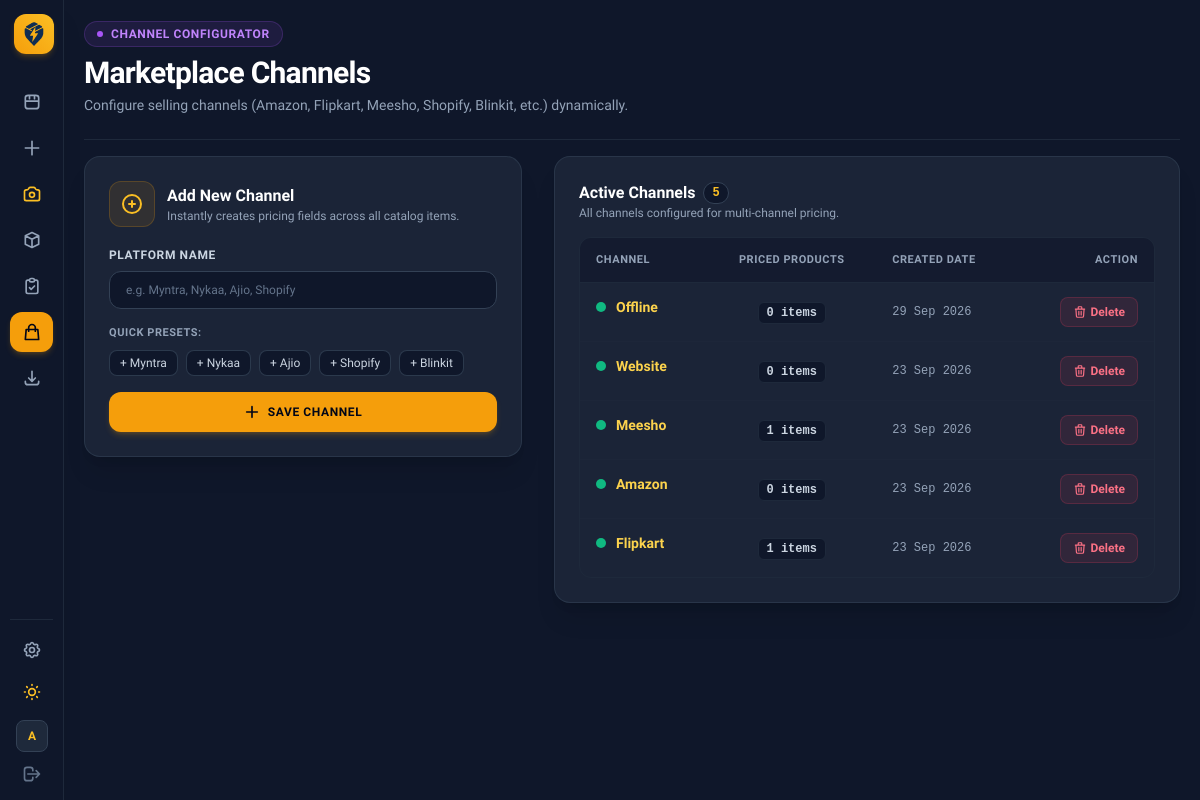
/platforms/ (signed in), run on the app's committed database.
### sku_manager/models.py (models this page shows, shortened)
class Platform(models.Model):
    name = models.CharField(max_length=50, unique=True)
    created_at = models.DateTimeField(auto_now_add=True)

### sku_manager/views.py (the view)
# urls.py: path('platforms/', views.platform_manager, name='platform_manager'),
@login_required(login_url='login')
def platform_manager(request):
    get_or_seed_platforms()
    if request.method == 'POST':
        name = request.POST.get('platform_name', '').strip()
        if name:
            Platform.objects.get_or_create(name=name)
            messages.success(request, f"Platform '{name}' saved.")
        return redirect('platform_manager')
    platforms = Platform.objects.annotate(linked_products=Count('platformprice')).order_by('-id')
    return render(request, 'sku_manager/platforms.html', {'platforms': platforms, 'active_page': 'platforms'})

### sku_manager/views.py (called while the page is built)
def get_or_seed_platforms():
    if not Platform.objects.exists():
        for name in DEFAULT_PLATFORMS:
            Platform.objects.get_or_create(name=name)
    return Platform.objects.all().order_by('id')

### templates/sku_manager/platforms.html (shortened to what this page needs)
{% extends "sku_manager/base.html" %}
{% block content %}
<header class="flex flex-col sm:flex-row sm:items-center justify-between border-b border-slate-200 dark:border-slate-800 pb-6 gap-4">
  <div>
    <div class="inline-flex items-center gap-2 px-3 py-1 rounded-full bg-purple-500/10 text-purple-600 dark:text-purple-400 border border-purple-500/20 text-xs font-semibold uppercase tracking-wider mb-2">
      <span class="w-1.5 h-1.5 rounded-full bg-purple-500 animate-pulse"></span>
      Channel Configurator
    </div>
    <h1 class="text-3xl font-extrabold tracking-tight text-slate-900 dark:text-white">Marketplace Channels</h1>
    <p class="text-slate-500 dark:text-slate-400 text-sm mt-1">Configure selling channels (Amazon, Flipkart, Meesho, Shopify, Blinkit, etc.) dynamically.</p>
  </div>
</header>
<div class="grid grid-cols-1 lg:grid-cols-12 gap-8 items-start">
  <div class="lg:col-span-5 bg-white dark:bg-slate-800/80 border border-slate-200 dark:border-slate-700/60 rounded-2xl p-6 shadow-sm dark:shadow-xl space-y-5">
    <div class="flex items-center gap-3">
      <div class="p-2.5 bg-amber-500/10 text-amber-600 dark:text-amber-400 border border-amber-500/20 rounded-xl">
        <svg class="w-6 h-6" fill="none" stroke="currentColor" viewBox="0 0 24 24"><path stroke-linecap="round" stroke-linejoin="round" stroke-width="2" d="M12 9v3m0 0v3m0-3h3m-3 0H9m12 0a9 9 0 11-18 0 9 9 0 0118 0z"></path></svg>
      </div>
      <div>
        <h2 class="text-base font-bold text-slate-900 dark:text-white">Add New Channel</h2>
        <p class="text-xs text-slate-500 dark:text-slate-400">Instantly creates pricing fields across all catalog items.</p>
      </div>
    </div>
    <form method="POST" action="{% url 'platform_manager' %}" class="space-y-4">
      <div>
        <label class="block text-xs font-semibold text-slate-700 dark:text-slate-300 uppercase tracking-wider mb-2">Platform Name</label>
        <input type="text" name="platform_name" required placeholder="e.g. Myntra, Nykaa, Ajio, Shopify"
          class="w-full bg-slate-50 dark:bg-slate-900 border border-slate-300 dark:border-slate-700 rounded-xl px-4 py-2.5 text-xs text-slate-900 dark:text-white placeholder-slate-400 dark:placeholder-slate-500 focus:outline-none focus:border-amber-500 transition">
      </div>
      <div>
        <span class="block text-[11px] text-slate-500 dark:text-slate-400 font-semibold uppercase tracking-wider mb-2">Quick Presets:</span>
        <div class="flex flex-wrap gap-2 text-xs">
          <button type="button" onclick="setPreset('Myntra')" class="bg-slate-100 hover:bg-slate-200 dark:bg-slate-900 dark:hover:bg-slate-800 text-slate-700 dark:text-slate-300 border border-slate-200 dark:border-slate-700/80 px-2.5 py-1 rounded-lg transition font-medium">+ Myntra</button>
          <button type="button" onclick="setPreset('Nykaa')" class="bg-slate-100 hover:bg-slate-200 dark:bg-slate-900 dark:hover:bg-slate-800 text-slate-700 dark:text-slate-300 border border-slate-200 dark:border-slate-700/80 px-2.5 py-1 rounded-lg transition font-medium">+ Nykaa</button>
          <button type="button" onclick="setPreset('Ajio')" class="bg-slate-100 hover:bg-slate-200 dark:bg-slate-900 dark:hover:bg-slate-800 text-slate-700 dark:text-slate-300 border border-slate-200 dark:border-slate-700/80 px-2.5 py-1 rounded-lg transition font-medium">+ Ajio</button>
          <button type="button" onclick="setPreset('Shopify')" class="bg-slate-100 hover:bg-slate-200 dark:bg-slate-900 dark:hover:bg-slate-800 text-slate-700 dark:text-slate-300 border border-slate-200 dark:border-slate-700/80 px-2.5 py-1 rounded-lg transition font-medium">+ Shopify</button>
          <button type="button" onclick="setPreset('Blinkit')" class="bg-slate-100 hover:bg-slate-200 dark:bg-slate-900 dark:hover:bg-slate-800 text-slate-700 dark:text-slate-300 border border-slate-200 dark:border-slate-700/80 px-2.5 py-1 rounded-lg transition font-medium">+ Blinkit</button>
        </div>
      </div>
      <button type="submit" class="w-full bg-amber-500 hover:bg-amber-400 active:bg-amber-600 text-slate-950 font-bold py-3 px-4 rounded-xl transition flex items-center justify-center gap-2 shadow-md shadow-amber-500/20 text-xs uppercase tracking-wider">
        <svg class="w-4 h-4" fill="none" stroke="currentColor" viewBox="0 0 24 24"><path stroke-linecap="round" stroke-linejoin="round" stroke-width="2.5" d="M12 4v16m8-8H4"></path></svg>
        Save Channel
      </button>
    </form>
  </div>
  <div class="lg:col-span-7 bg-white dark:bg-slate-800/80 border border-slate-200 dark:border-slate-700/60 rounded-2xl p-6 shadow-sm dark:shadow-xl space-y-4">
    <div class="flex items-center justify-between">
      <div>
        <h2 class="text-base font-bold text-slate-900 dark:text-white flex items-center gap-2">
          <span>Active Channels</span>
          <span class="text-xs px-2 py-0.5 rounded-full bg-slate-100 dark:bg-slate-900 border border-slate-200 dark:border-slate-700 text-amber-600 dark:text-amber-400 font-mono font-bold">{{ platforms.count }}</span>
        </h2>
        <p class="text-xs text-slate-500 dark:text-slate-400">All channels configured for multi-channel pricing.</p>
      </div>
    </div>
    <div class="overflow-x-auto rounded-xl border border-slate-200 dark:border-slate-800">
      <table class="w-full text-left text-sm text-slate-700 dark:text-slate-300">
        <thead class="bg-slate-50 dark:bg-slate-900/60 text-[11px] uppercase tracking-wider text-slate-500 dark:text-slate-400 border-b border-slate-200 dark:border-slate-800">
          <tr>
            <th class="py-3 px-4 font-semibold">Channel</th>
            <th class="py-3 px-4 font-semibold text-center">Priced Products</th>
            <th class="py-3 px-4 font-semibold">Created Date</th>
            <th class="py-3 px-4 text-right font-semibold">Action</th>
          </tr>
        </thead>
        <tbody class="divide-y divide-slate-100 dark:divide-slate-800/60">
          {% for platform in platforms %}
            <tr class="hover:bg-slate-50 dark:hover:bg-slate-800/40 transition">
              <td class="py-3.5 px-4 font-semibold text-slate-900 dark:text-white flex items-center gap-2.5">
                <span class="w-2.5 h-2.5 rounded-full bg-emerald-500"></span>
                <span class="text-sm font-bold text-amber-600 dark:text-amber-300">{{ platform.name }}</span>
              </td>
              <td class="py-3.5 px-4 text-center">
                <span class="inline-flex items-center px-2 py-0.5 rounded-md text-xs font-mono font-bold bg-slate-100 dark:bg-slate-900 border border-slate-200 dark:border-slate-800 text-slate-700 dark:text-slate-300">
                  {{ platform.linked_products }} items
                </span>
              </td>
              <td class="py-3.5 px-4 text-xs text-slate-500 dark:text-slate-400 font-mono">
                {{ platform.created_at|date:"d M Y" }}
              </td>
              <td class="py-3.5 px-4 text-right">
                <a href="{% url 'platform_delete' platform.pk %}"
                   onclick="return confirm('Delete \'{{ platform.name }}\'? It will also remove {{ platform.name }} rates from all items.')"
                   class="text-xs bg-rose-500/10 hover:bg-rose-500/20 text-rose-600 dark:text-rose-400 border border-rose-500/20 px-3 py-1.5 rounded-lg transition inline-flex items-center gap-1 font-semibold">
                  <svg class="w-3.5 h-3.5" fill="none" stroke="currentColor" viewBox="0 0 24 24"><path stroke-linecap="round" stroke-linejoin="round" stroke-width="2" d="M19 7l-.867 12.142A2 2 0 0116.138 21H7.862a2 2 0 01-1.995-1.858L5 7m5 4v6m4-6v6m1-10V4a1 1 0 00-1-1h-4a1 1 0 00-1 1v3M4 7h16"></path></svg>
                  Delete
                </a>
              </td>
            </tr>
          {% empty %}
            <tr>
              <td colspan="4" class="text-center py-10 text-slate-400 dark:text-slate-500 text-xs">
                No marketplace channels added yet.
              </td>
            </tr>
          {% endfor %}
        </tbody>
      </table>
    </div>
  </div>
</div>
{% endblock %}

### templates/sku_manager/base.html (shortened to what this page needs)
{% load static %}
<!DOCTYPE html>
<html lang="en" class="dark">
<head>
  <script src="https://cdn.tailwindcss.com"></script>
</head>
<body class="bg-slate-100 text-slate-800 dark:bg-slate-900 dark:text-slate-100 min-h-screen flex antialiased transition-colors duration-200">
  <aside class="group fixed left-0 top-0 z-40 h-screen w-16 hover:w-60 transition-all duration-300 ease-in-out bg-white border-r border-slate-200 dark:bg-slate-900 dark:border-slate-800 flex flex-col justify-between p-2.5 shadow-xl overflow-hidden">
    <div class="space-y-6">
      <a href="{% url 'inventory_list' %}" class="flex items-center gap-3 px-1 py-1">
        <div class="w-10 h-10 min-w-[40px] rounded-xl bg-gradient-to-tr from-amber-500 to-amber-400 flex items-center justify-center shadow-md shadow-amber-500/20 text-slate-950">
          <img src="{% static 'tatkal-pick-icon.svg' %}" class="w-7 h-7 object-contain" alt="Tatkal Pick">
        </div>
      </a>
      <nav class="space-y-1.5">
        <a href="{% url 'inventory_list' %}" title="Inventory"
          class="flex items-center gap-3.5 px-3 py-2.5 rounded-xl transition {% if active_page == 'inventory' %}bg-amber-500 text-slate-950 font-bold shadow-md shadow-amber-500/20{% else %}text-slate-600 dark:text-slate-400 hover:bg-slate-100 dark:hover:bg-slate-800 dark:hover:text-white{% endif %}">
          <svg class="w-5 h-5 min-w-[20px]" fill="none" stroke="currentColor" viewBox="0 0 24 24"><path stroke-linecap="round" stroke-linejoin="round" stroke-width="2" d="M4 7v10c0 2 1.5 3 3.5 3h9c2 0 3.5-1 3.5-3V7c0-2-1.5-3-3.5-3h-9C5.5 4 4 5 4 7zm0 4h16M9 4v4m6-4v4"></path></svg>
        </a>
        <a href="{% url 'product_master' %}" title="Add Products & Catalog"
          class="flex items-center gap-3.5 px-3 py-2.5 rounded-xl transition {% if active_page == 'products' %}bg-amber-500 text-slate-950 font-bold shadow-md shadow-amber-500/20{% else %}text-slate-600 dark:text-slate-400 hover:bg-slate-100 dark:hover:bg-slate-800 dark:hover:text-white{% endif %}">
          <svg class="w-5 h-5 min-w-[20px]" fill="none" stroke="currentColor" viewBox="0 0 24 24"><path stroke-linecap="round" stroke-linejoin="round" stroke-width="2" d="M12 4v16m8-8H4"></path></svg>
        </a>
        <a href="{% url 'sku_scanner' %}" title="Camera Scanner"
          class="flex items-center gap-3.5 px-3 py-2.5 rounded-xl transition {% if active_page == 'scanner' %}bg-amber-500 text-slate-950 font-bold shadow-md shadow-amber-500/20{% else %}text-amber-600 dark:text-amber-400 hover:bg-slate-100 dark:hover:bg-slate-800{% endif %}">
        </a>
        <a href="{% url 'box_manager' %}" title="Storage Boxes"
          class="flex items-center gap-3.5 px-3 py-2.5 rounded-xl transition {% if active_page == 'boxes' %}bg-amber-500 text-slate-950 font-bold shadow-md shadow-amber-500/20{% else %}text-slate-600 dark:text-slate-400 hover:bg-slate-100 dark:hover:bg-slate-800 dark:hover:text-white{% endif %}">
          <svg class="w-5 h-5 min-w-[20px]" fill="none" stroke="currentColor" viewBox="0 0 24 24"><path stroke-linecap="round" stroke-linejoin="round" stroke-width="2" d="M20 7l-8-4-8 4m16 0l-8 4m8-4v10l-8 4m0-10L4 7m8 4v10M4 7v10l8 4"></path></svg>
        </a>
        <a href="{% url 'dispatch_logs' %}" title="Dispatch Logs"
          class="flex items-center gap-3.5 px-3 py-2.5 rounded-xl transition {% if active_page == 'dispatch_logs' %}bg-amber-500 text-slate-950 font-bold shadow-md shadow-amber-500/20{% else %}text-slate-600 dark:text-slate-400 hover:bg-slate-100 dark:hover:bg-slate-800 dark:hover:text-white{% endif %}">
          <svg class="w-5 h-5 min-w-[20px]" fill="none" stroke="currentColor" viewBox="0 0 24 24"><path stroke-linecap="round" stroke-linejoin="round" stroke-width="2" d="M9 5H7a2 2 0 00-2 2v12a2 2 0 002 2h10a2 2 0 002-2V7a2 2 0 00-2-2h-2M9 5a2 2 0 002 2h2a2 2 0 002-2M9 5a2 2 0 012-2h2a2 2 0 012 2m-6 9l2 2 4-4"></path></svg>
        </a>
        <a href="{% url 'platform_manager' %}" title="Marketplace Channels"
          class="flex items-center gap-3.5 px-3 py-2.5 rounded-xl transition {% if active_page == 'platforms' %}bg-amber-500 text-slate-950 font-bold shadow-md shadow-amber-500/20{% else %}text-slate-600 dark:text-slate-400 hover:bg-slate-100 dark:hover:bg-slate-800 dark:hover:text-white{% endif %}">
          <svg class="w-5 h-5 min-w-[20px]" fill="none" stroke="currentColor" viewBox="0 0 24 24"><path stroke-linecap="round" stroke-linejoin="round" stroke-width="2" d="M16 11V7a4 4 0 00-8 0v4M5 9h14l1 12H4L5 9z"></path></svg>
        </a>
        <a href="{% url 'sku_export_csv' %}" title="Export CSV"
          class="flex items-center gap-3.5 px-3 py-2.5 rounded-xl transition text-slate-600 dark:text-slate-400 hover:bg-slate-100 dark:hover:bg-slate-800 dark:hover:text-white">
          <svg class="w-5 h-5 min-w-[20px]" fill="none" stroke="currentColor" viewBox="0 0 24 24"><path stroke-linecap="round" stroke-linejoin="round" stroke-width="2" d="M4 16v1a3 3 0 003 3h10a3 3 0 003-3v-1m-4-4l-4 4m0 0l-4-4m4 4V4"></path></svg>
        </a>
      </nav>
    </div>
    <div class="space-y-1.5 pt-3 border-t border-slate-200 dark:border-slate-800">
      <a href="{% url 'app_settings' %}" title="System Settings"
        class="flex items-center gap-3.5 px-3 py-2 rounded-xl transition {% if active_page == 'settings' %}bg-amber-500 text-slate-950 font-bold shadow-md shadow-amber-500/20{% else %}text-slate-600 dark:text-slate-400 hover:bg-slate-100 dark:hover:bg-slate-800 dark:hover:text-white{% endif %}">
      </a>
      <button id="themeToggleBtn" type="button" title="Switch Theme"
        class="w-full flex items-center gap-3.5 px-3 py-2 rounded-xl text-slate-600 dark:text-slate-400 hover:bg-slate-100 dark:hover:bg-slate-800 transition">
      </button>
      {% if request.user.is_authenticated %}
      <div class="flex items-center gap-3 px-1.5 pt-1 overflow-hidden">
        <div class="w-8 h-8 min-w-[32px] rounded-lg bg-slate-200 dark:bg-slate-800 border border-slate-300 dark:border-slate-700 flex items-center justify-center font-bold text-amber-600 dark:text-amber-400 text-xs">
          {{ request.user.username|slice:":1"|upper }}
        </div>
      </div>
      <a href="{% url 'logout' %}" title="Log Out"
        class="flex items-center gap-3 px-3 py-1.5 rounded-xl text-slate-500 hover:bg-rose-500/10 hover:text-rose-500 transition">
        <svg class="w-5 h-5 min-w-[20px]" fill="none" stroke="currentColor" viewBox="0 0 24 24">
          <path stroke-linecap="round" stroke-linejoin="round" stroke-width="2" d="M17 16l4-4m0 0l-4-4m4 4H7m6 4v1a3 3 0 01-3 3H6a3 3 0 01-3-3V7a3 3 0 013-3h4a3 3 0 013 3v1"></path>
        </svg>
      </a>
      {% endif %}
    </div>
  </aside>
  <main class="flex-1 ml-16 p-4 sm:p-5 min-h-screen transition-all duration-300">
    <div class="w-full space-y-4">
      {% block content %}{% endblock %}
    </div>
  </main>
</body>
</html>

### templates/sku_manager/base.html (style rules this page uses)
body { font-family: 'Plus Jakarta Sans', sans-serif; }

### data on the page
Platform: name "Offline", linked_products "0", created_at "29 Sep 2026"
Platform: name "Website", linked_products "0", created_at "23 Sep 2026"
Platform: name "Meesho", linked_products "1", created_at "23 Sep 2026"
Platform: name "Amazon", linked_products "0", created_at "23 Sep 2026"
Platform: name "Flipkart", linked_products "1", created_at "23 Sep 2026"

### other printed values
{{ request.user.username|slice:":1"|upper }} "A"
{{ platforms.count }} "5"
